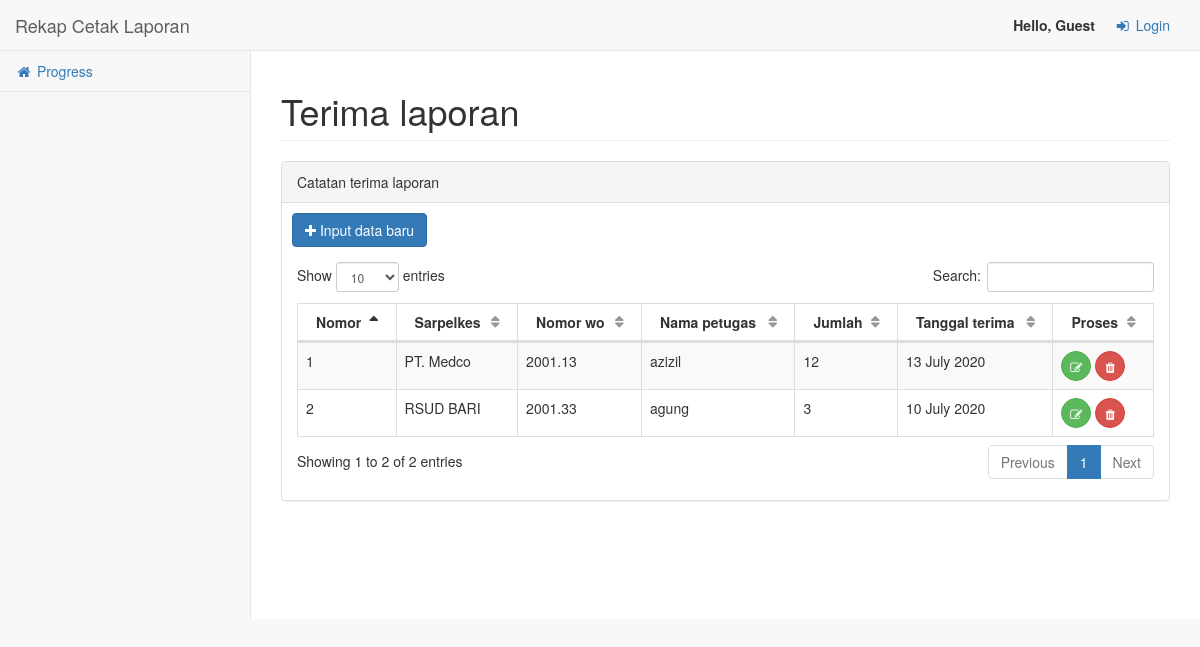
Screenshot of /terima with the database file from the repository.
### app/models.py (models this page shows, shortened)
class Terima(db.Model):
    nomor = db.Column(db.Integer, primary_key=True)
    tanggal = db.Column(db.DateTime, index=True, default=datetime.utcnow)
    jumlah = db.Column(db.Integer)
    sarpelkes = db.Column(db.String(55), nullable=False)
    nomorwo = db.Column(db.String(8), nullable=False)
    petugas = db.Column(db.String(25))

### app/terima/routes.py (the view)
@mod.route('/terima')
def index():
    data = Terima.query.all()
    return render_template('log_terima.html', data=data, page='Terima laporan', title='Terima laporan')

### app/templates/log_terima.html (shortened to what this page needs)
{% extends 'base.html' %}
{% block cssTables %}
    <link href="{{ url_for('static', filename='vendor/datatables-plugins/dataTables.bootstrap.css') }}" rel="stylesheet">
    <link href="{{ url_for('static', filename='vendor/datatables-responsive/dataTables.responsive.css') }}" rel="stylesheet">
{% endblock cssTables %}
{% block content %}
<div class="row">
    <div class="col-lg-12">
        <div class="panel panel-default">
            <div class="panel-heading">
                Catatan terima laporan
            </div>
            <a href="{{ url_for('terima.input') }}" class="btn btn-xl btn-primary" style="margin: 10px 10px 0 10px;"><i class="fa fa-plus"></i> Input data baru</a>
            <div class="panel-body">
                <table width="100%" class="table table-striped table-bordered table-hover" id="dataRekap">
                    <thead>
                        <tr>
                            <th>Nomor</th>
                            <th>Sarpelkes</th>
                            <th>Nomor wo</th>
                            <th>Nama petugas</th>
                            <th>Jumlah</th>
                            <th>Tanggal terima</th>
                            <th>Proses</th>
                        </tr>
                    </thead>
                    <tbody>
                    {% for i in data %}
                        <tr>
                            <td>{{ loop.index }}</td>
                            <td>{{ i.sarpelkes }}</td>
                            <td>{{ i.nomorwo }}</td>
                            <td>{{ i.petugas }}</td>
                            <td>{{ i.jumlah }}</td>
                            <td>{{ i.tanggal.strftime("%d %B %Y") }}</td>
                            <td>
                                <a class="btn btn-xs btn-success btn-circle" title="Edit" href="{{ url_for('terima.edit',id=i.nomor) }}"><i class="fa fa-edit"></i></a>
                                <button class="btn btn-danger btn-xs btn-circle" title="Hapus" data-toggle="modal" data-target="#hapus{{ i.nomor }}"><i class="fa fa-trash"></i></button>
                            </td>
                        </tr>
                    {% endfor %}
                    </tbody>
                </table>
            </div>
        </div>
    </div>
</div>
{% endblock content %}

### rows the page displays
Terima: sarpelkes "PT. Medco", nomorwo "2001.13", petugas "azizil", jumlah "12", tanggal "13 July 2020"
Terima: sarpelkes "RSUD BARI", nomorwo "2001.33", petugas "agung", jumlah "3", tanggal "10 July 2020"

### other values shown
{{ page }} "Terima laporan"
